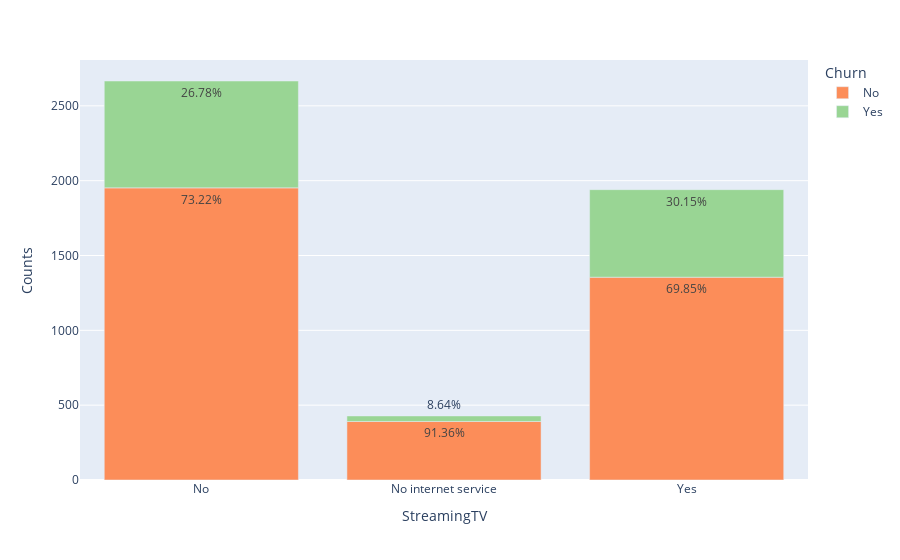

The notebook cell saved with this chart:
### Code cell
# https://stackoverflow.com/a/65242391/11105356

df_g = Data_All.groupby(['StreamingTV', 'Churn']).size().reset_index()
df_g['percentage'] = Data_All.groupby(['StreamingTV', 'Churn']).size().groupby(level=0).apply(lambda x: 100 * x / float(x.sum())).values
df_g.columns = ['StreamingTV', 'Churn', 'Counts', 'Percentage']

fig = px.bar(df_g, x='StreamingTV', y='Counts', 
       color='Churn',
       color_discrete_map={
        'Yes': '#99D594',
        'No': '#FC8D59',
    }, 
    text=df_g['Percentage'].apply(lambda x: '{0:1.2f}%'.format(x)))

display(fig)
print("**Similar ratio between streamer vs non-streamer in churned users**")

### Figure 1 — Plotly figure (JSON) as saved in the notebook; plotly's stock layout.template omitted (floating-point values rounded to 4 significant figures)
{"data": [{"alignmentgroup": "True", "hovertemplate": "Churn=No<br>StreamingTV=%{x}<br>Counts=%{y}<br>text=%{text}<extra></extra>", "legendgroup": "No", "marker": {"color": "#FC8D59", "pattern": {"shape": ""}}, "name": "No", "offsetgroup": "No", "orientation": "v", "showlegend": true, "text": ["73.22%", "91.36%", "69.85%"], "textposition": "auto", "type": "bar", "x": ["No", "No internet service", "Yes"], "xaxis": "x", "y": [1952, 391, 1355], "yaxis": "y"}, {"alignmentgroup": "True", "hovertemplate": "Churn=Yes<br>StreamingTV=%{x}<br>Counts=%{y}<br>text=%{text}<extra></extra>", "legendgroup": "Yes", "marker": {"color": "#99D594", "pattern": {"shape": ""}}, "name": "Yes", "offsetgroup": "Yes", "orientation": "v", "showlegend": true, "text": ["26.78%", "8.64%", "30.15%"], "textposition": "auto", "type": "bar", "x": ["No", "No internet service", "Yes"], "xaxis": "x", "y": [714, 37, 585], "yaxis": "y"}], "layout": {"barmode": "relative", "legend": {"title": {"text": "Churn"}, "tracegroupgap": 0}, "margin": {"t": 60}, "xaxis": {"anchor": "y", "domain": [0, 1], "title": {"text": "StreamingTV"}}, "yaxis": {"anchor": "x", "domain": [0, 1], "title": {"text": "Counts"}}}}
